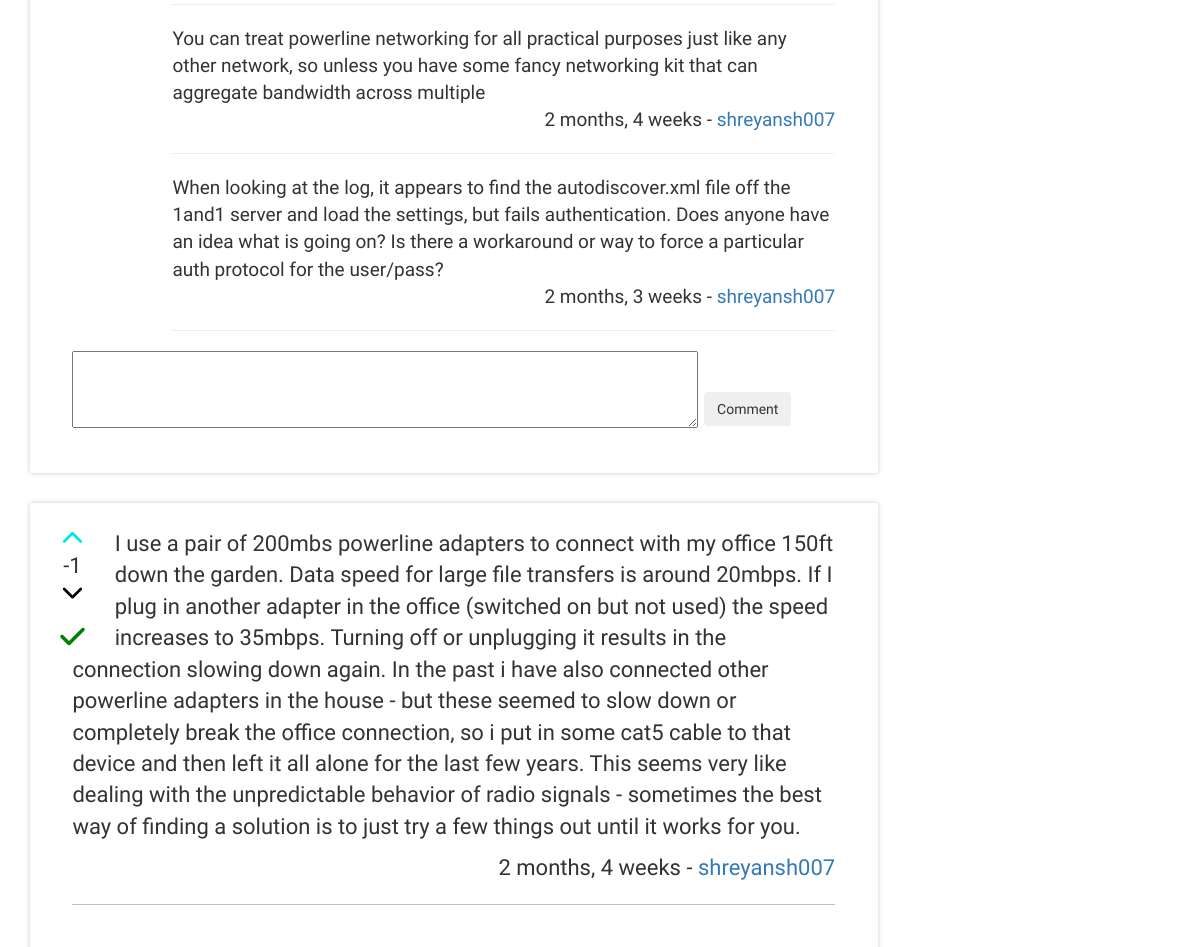
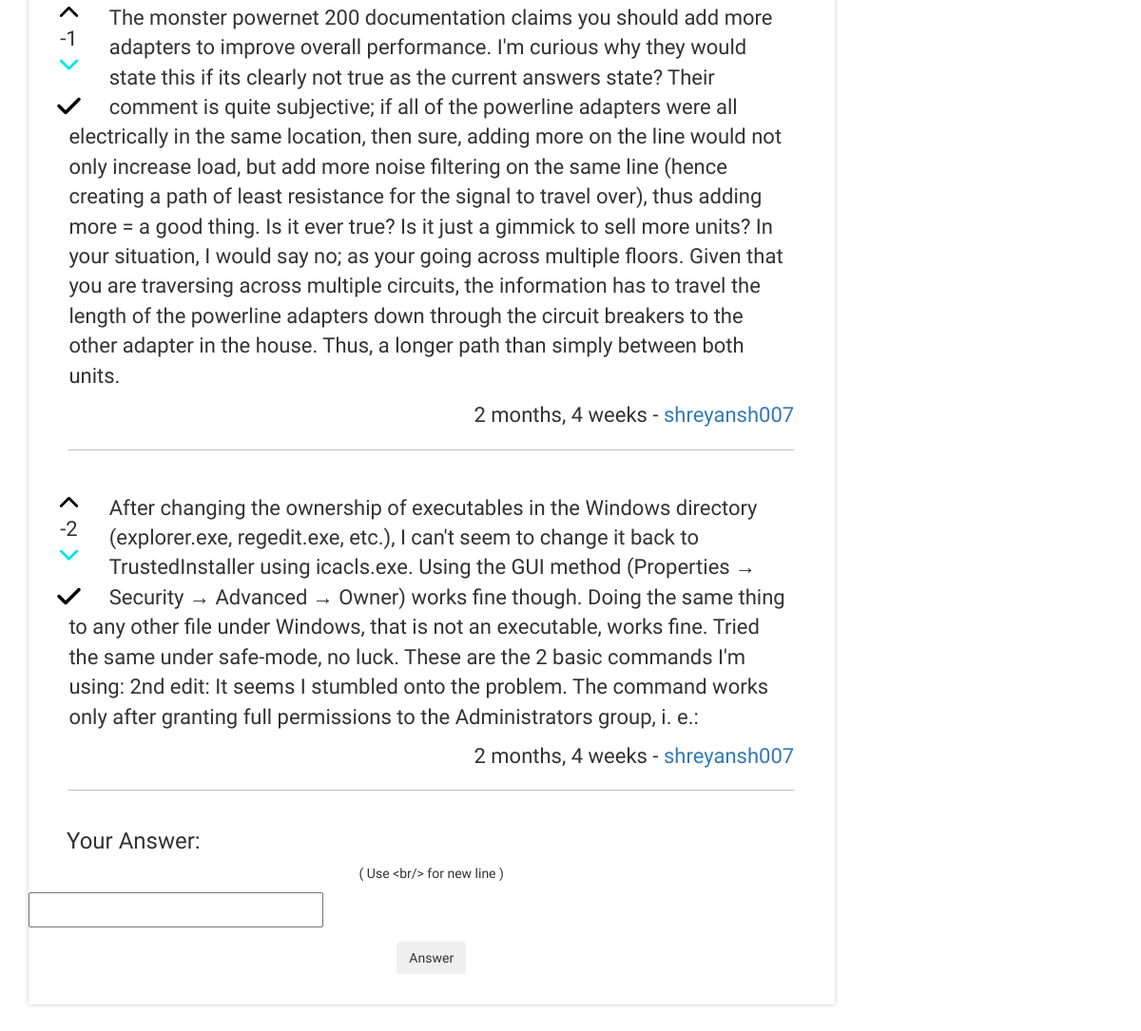
The app's page /question/details/5/ (signed in, lower part), older data (2 pictures, top to bottom).
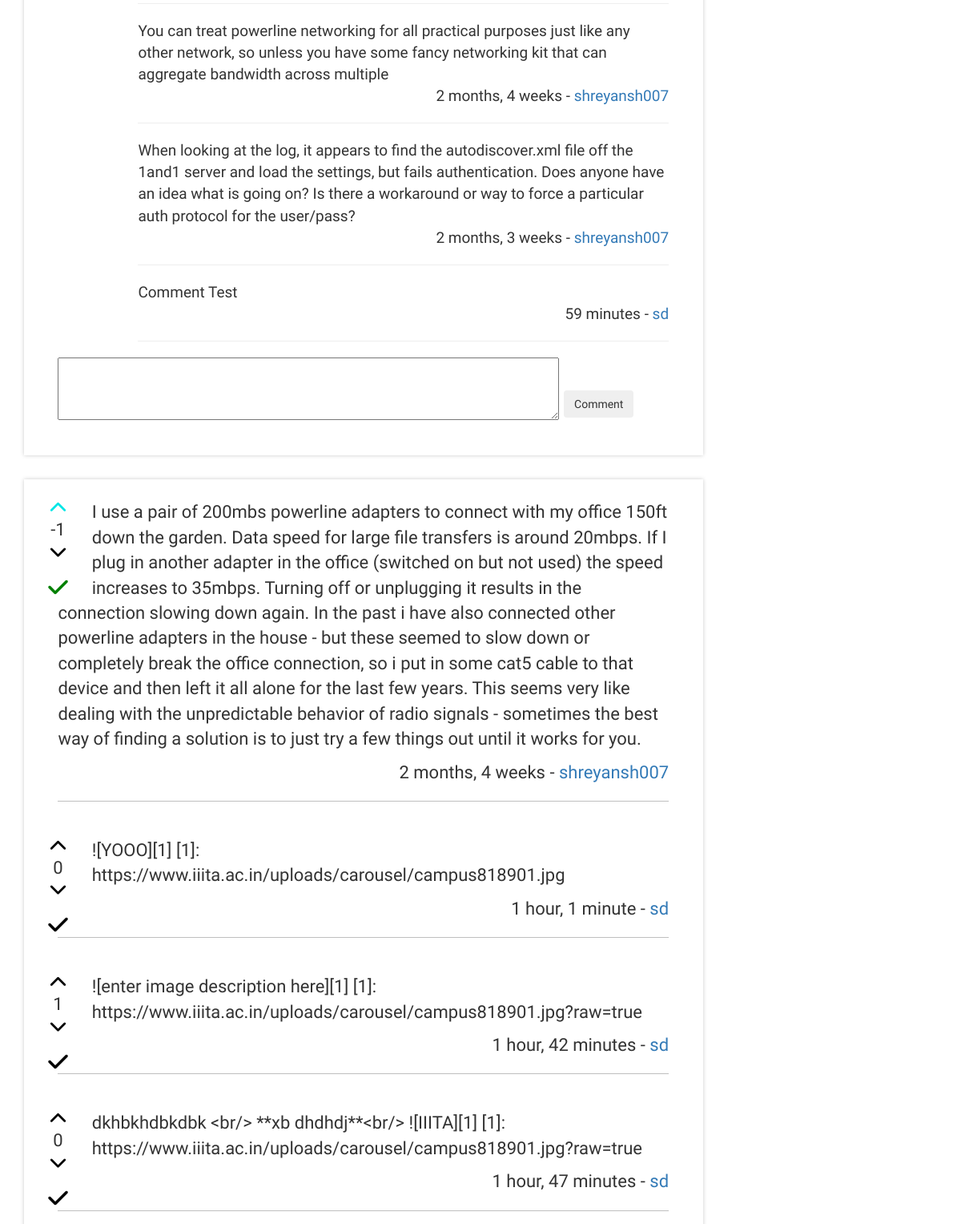
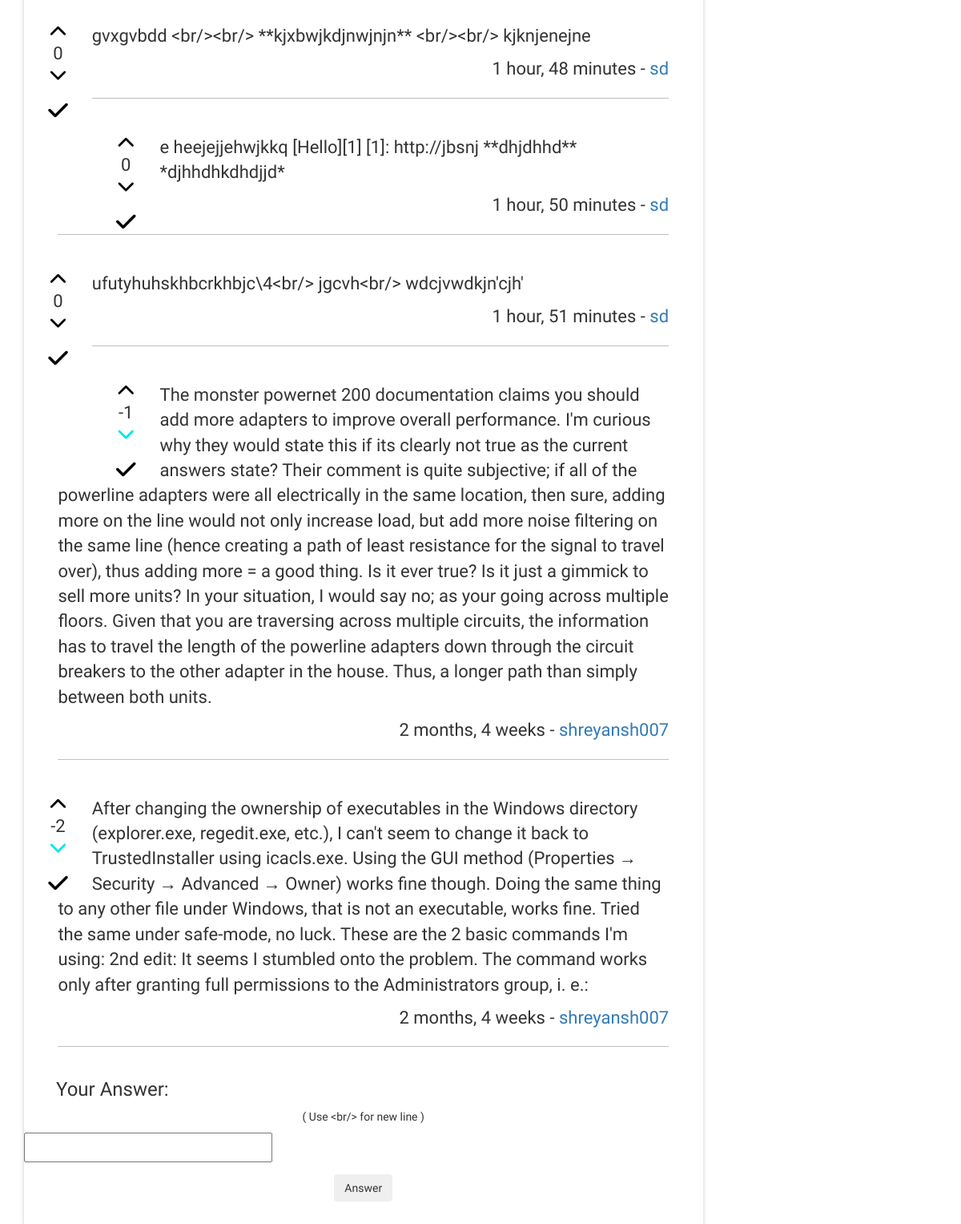
The same page, newer data (2 pictures, top to bottom).
### discussion/models.py (models this page shows, shortened)
class Comment(models.Model):
    question = models.ForeignKey(Question, on_delete=models.CASCADE, null=True)
    user = models.ForeignKey(User, on_delete=models.CASCADE, null=True)
    comment = models.TextField()
    pub_date = models.DateTimeField('date published', auto_now_add=True)
    updated = models.DateTimeField('date updated', auto_now=True)

class User(models.Model):
    name = models.CharField(max_length=255, null=True)
    username = models.CharField(max_length=200)
    email = models.CharField(max_length=200)
    password = models.CharField(max_length=200)
    bio = models.CharField(max_length=500, null=True)
    image = models.CharField(max_length=500, null=True)
    def __str__(self):
        return self.username

class Answer(models.Model):
    question = models.ForeignKey(Question, on_delete=models.CASCADE)
    answer_text = models.TextField()
    pub_date = models.DateTimeField('date published', auto_now_add=True)
    updated = models.DateTimeField('date updated', auto_now=True)
    user = models.ForeignKey(User, on_delete=models.CASCADE, default='user')
    answer = models.BooleanField(default=False)
    upvotes = models.IntegerField(default=0)
    downvotes = models.IntegerField(default=0)
    total = models.IntegerField(default=0)
    class Meta:
        ordering = ['-answer', '-pub_date']

class Question(models.Model):
    user = models.ForeignKey(User, on_delete=models.CASCADE, null=True, unique=False)
    title = models.CharField(max_length=200, blank=False)
    description = models.TextField()
    pub_date = models.DateTimeField('date published', auto_now_add=True)
    reward = models.IntegerField(default=0)
    closed = models.BooleanField(default=False)
    upvotes = models.IntegerField(default=0)
    downvotes = models.IntegerField(default=0)
    total = models.IntegerField(default=0)
    answers = models.IntegerField(default=0)
    stars = models.IntegerField(default=0)
    is_answered = models.BooleanField(default=False)

### discussion/views.py (the view)
# urls.py: url(r'^question/details/(?P<ques>\d+)/$', views.details, name='details'),
def details(request, ques):
    question = Question.objects.get(pk=ques)
    if User.objects.filter(username=request.session['username']).exists():
        user = User.objects.get(username=request.session['username'])
	username = request.session['username']
    else:
        user = None
    if UpVoteQues.objects.filter(question=question, user=user).exists():
        is_upvoted = True
    else:
        is_upvoted = False
    if DownVoteQues.objects.filter(question=question, user=user).exists():
        is_downvoted = True
    else:
        is_downvoted = False
    if AddStar.objects.filter(question=question, user=user).exists():
        is_starred = True
    else:
        is_starred = False
    allComments = Comment.objects.filter(question=question)
    allAnswers = Answer.objects.filter(question=question)
    upvotedAns = UpVoteAns.objects.filter(question = question).filter(user=user).values_list('answer', flat=True)
    downvotedAns = DownVoteAns.objects.filter(question = question).filter(user=user).values_list('answer', flat=True)
    answer_form = AnswerForm()
    context = {
        'ques': question,
        'allComments': allComments,
        'allAnswers':allAnswers,
        'is_upvoted':is_upvoted,
        'is_downvoted':is_downvoted,
        'is_starred':is_starred,
        'logged_user':request.session['username'],
        'downvotedAns':downvotedAns,
        'upvotedAns':upvotedAns,
        'answer_form':answer_form,
	'username': username,
    }
    return render(request, 'discuss/details.html', context)

### discussion/forms.py
class AnswerForm(forms.ModelForm):
    answer_text = forms.CharField(widget=PagedownWidget)
    class Meta:
        model = Answer
        fields = {
            "answer_text",
        }

### discussion/templates/discuss/details.html (shortened to what this page needs)
{% extends 'discuss/index.html' %}
{% block ques %}
<div style="box-shadow:0 0 5px #cccccc;">
    <div style="width:90%; text-align:left; font-size: 25px; padding-top:25px;font-family: 'Satisfy', cursive;">
        <br>
        <div class="comments" style="padding-bottom:10px;">
        {% if allComments %}
            {% for comments in allComments %}
                <div style="font-size:19px; margin-left:100px;">
                    {{ comments.comment }}<br/>
                    <span style="float:right;">
                        {{ comments.pub_date|timesince }} -&nbsp;
                        <a href="" style="float:right;"> {{comments.user}} </a>
                    </span><br>
                    <hr>
                </div>
            {% endfor %}
        {% endif %}
            <div>
                <form method="post" action="/comment/{{ques.id}}/">
                    <textarea rows="2" name="comment" style="width:82%;"></textarea>
                    <input type="submit" class="btn" value="Comment" style="margin-top:-25px;">
                </form>
            </div>
        </div>
    </div>
</div>
<div style="height:30px;"></div>
<div style="box-shadow:0 0 5px #cccccc; padding-bottom:10px;font-family: 'Satisfy', cursive;" class="answers">
    {% if allAnswers %}
        {% for ans in allAnswers %}
            <div style="width:10%; font-size: 22px; float:left; height: 140px; padding-top:25px;">
                 <div class="upvote ans" style="cursor:pointer; color:black;">
                    {% if ans.pk in upvotedAns %}
                        <i class="fa fa-chevron-up ans active" aria-hidden="true" id="{{ans.pk}}" data-ques="{{ques.pk}}"></i>
                    {% else %}
                        <i class="fa fa-chevron-up ans" aria-hidden="true" id="{{ans.pk}}" data-ques="{{ques.pk}}"></i>
                    {% endif %}
                </div>
                <div class="ansvoteCount" data-id="{{ans.pk}}">{{ans.total}}</div>
                <div class="downvote ans" style="cursor:pointer; color:black;">
                    {% if ans.pk in downvotedAns %}
                        <i class="fa fa-chevron-down ans active" aria-hidden="true" id="{{ans.pk}}" data-ques="{{ques.pk}}"></i>
                    {% else %}
                        <i class="fa fa-chevron-down ans" aria-hidden="true" id="{{ans.pk}}" data-ques="{{ques.pk}}"></i>
                    {% endif %}
                </div>
                <div class="check">
                    {% if ques.user.username == logged_user %}
                    <a href="/checkAns/{{ans.pk}}/{{ques.pk}}/">
                        {% if ans.answer == False %}
                            <i class="fa fa-check" aria-hidden="true" style="font-size:28px; font-weight:100px; margin-top:20px; color:black;" id="{{ans.pk}}"></i>
                        {% else %}
                        <i class="fa fa-check" aria-hidden="true" style="font-size:28px; font-weight:100px; margin-top:20px; color:green;" id="{{ans.pk}}"></i>
                        {% endif %}
                    </a>
                    {% else %}
                        {% if ans.answer == True %}
                            <i class="fa fa-check" aria-hidden="true" style="font-size:28px; font-weight:100px; margin-top:20px; color:green;"></i>
                        {% endif %}
                    {% endif %}
                </div>
            </div>
            <div style="width:90%; text-align:left; font-size: 22px; padding-top:25px;">
                <p class="content-markdown"> {{ ans.answer_text }} </p>
                <span style="float:right;">
                    {{ ans.pub_date|timesince }} -&nbsp;
                    <a href="" style="float:right;"> {{ans.user}} </a>
                </span><br/>
                <hr style="border-color:#bfbfbf;">
            </div>
        {% endfor %}
    {% endif %}
    <div>
        <h3 style="padding-top:20px; text-align:left; margin-left:40px;">Your Answer:</h3> <p> ( Use &lt;br/&gt; for new line ) </p>
        <form method="post" action="/answer/{{ques.id}}/" style="font-size:22px; text-align:left;">
            {% for field in answer_form %}
                <div class="form-group" style="text-align:left;">
                    {{ field }}
                </div>
            {% endfor %}
        <center>
             <input type="submit" class="btn" value="Answer"><br/>
        </center>
        </form>
    </div>
</div>
{% endblock ques %}

### discussion/templates/discuss/index.html (shortened to what this page needs)
{% extends 'discuss/base.html' %}
{% load static %}
{% block content %}
<center>
    <br/>
<div class="container">
    <div class="row">
        <div class="col-md-9 col-sm-12">
            {% block ques %} {% endblock ques %}
        </div>
    </div>
</div>
</center>
{% endblock %}

### discussion/templates/discuss/base.html (shortened to what this page needs)
{% load static %}
<html>
    <head>
        <link rel="stylesheet" href="https://maxcdn.bootstrapcdn.com/bootstrap/3.3.7/css/bootstrap.min.css">
        <link rel="stylesheet" href="https://maxcdn.bootstrapcdn.com/bootstrap/3.3.7/css/bootstrap-theme.min.css">
    </head>
    <body>
        {% block content %}
        {% endblock content %}
    <div style="height:50px;"></div>
</body>
</html>

### discussion/templates/discuss/base.html (style rules this page uses)
.form-group { font-weigth: 40px; }
.active { color: #00e6e6; }

Row changes from the older to the newer data that the page shows:
added Comment: comment "Comment Test", pub_date "59 minutes", user "sd"
added Answer: total "0", answer_text "![YOOO][1] [1]: https://www.iiita.ac.in/uploads/carousel/campus818901.jpg", pub_date "1 hour, 1 minute", user "sd"
added Answer: total "1", answer_text "![enter image description here][1] [1]: https://www.iiita.ac.in/uploads/carousel/campus818901.jpg?raw=true", pub_date "1 hour, 42 minutes", user "sd"
added Answer: total "0", answer_text "dkhbkhdbkdbk <br/> **xb dhdhdj**<br/> ![IIITA][1] [1]: https://www.iiita.ac.in/uploads/carousel/campus818901.jpg?raw=true", pub_date "1 hour, 47 minutes", user "sd"
added Answer: total "0", answer_text "gvxgvbdd <br/><br/> **kjxbwjkdjnwjnjn** <br/><br/> kjknjenejne", pub_date "1 hour, 48 minutes", user "sd"
added Answer: total "0", answer_text "e heejejjehwjkkq [Hello][1] [1]: http://jbsnj **dhjdhhd** *djhhdhkdhdjjd*", pub_date "1 hour, 50 minutes", user "sd"
added Answer: total "0", answer_text "ufutyhuhskhbcrkhbjc\\4<br/> jgcvh<br/> wdcjvwdkjn'cjh'", pub_date "1 hour, 51 minutes", user "sd"
